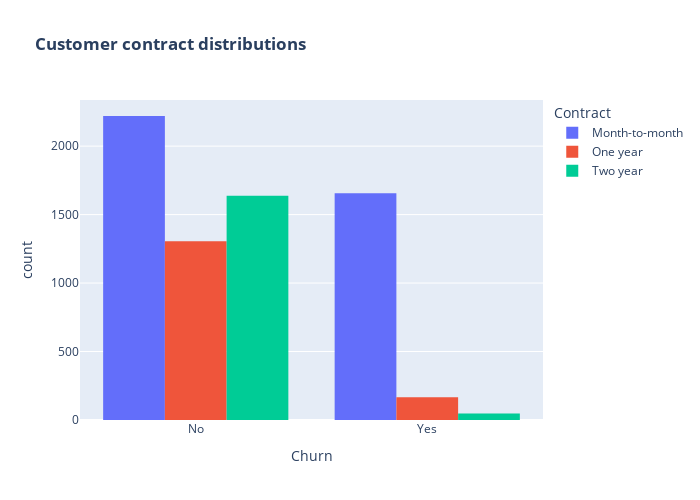

Source (notebook cell):
### Code cell
# customer countract distribution

fig=px.histogram(df,x='Churn',color='Contract',barmode='group',title='<b>Customer contract distributions<b>')
fig.update_layout(width=700,height=500,bargap=0.2)
fig.show()

### Figure 1 — Plotly figure (JSON) as saved in the notebook; plotly's stock layout.template omitted (floating-point values rounded to 4 significant figures; data arrays with more than 128 entries replaced by an {"elided": "..."} marker saying what was removed)
{"data": [{"alignmentgroup": "True", "bingroup": "x", "hovertemplate": "Contract=Month-to-month<br>Churn=%{x}<br>count=%{y}<extra></extra>", "legendgroup": "Month-to-month", "marker": {"color": "#636efa", "pattern": {"shape": ""}}, "name": "Month-to-month", "offsetgroup": "Month-to-month", "orientation": "v", "showlegend": true, "type": "histogram", "x": {"elided": "3875 str values"}, "xaxis": "x", "yaxis": "y"}, {"alignmentgroup": "True", "bingroup": "x", "hovertemplate": "Contract=One year<br>Churn=%{x}<br>count=%{y}<extra></extra>", "legendgroup": "One year", "marker": {"color": "#EF553B", "pattern": {"shape": ""}}, "name": "One year", "offsetgroup": "One year", "orientation": "v", "showlegend": true, "type": "histogram", "x": {"elided": "1472 str values"}, "xaxis": "x", "yaxis": "y"}, {"alignmentgroup": "True", "bingroup": "x", "hovertemplate": "Contract=Two year<br>Churn=%{x}<br>count=%{y}<extra></extra>", "legendgroup": "Two year", "marker": {"color": "#00cc96", "pattern": {"shape": ""}}, "name": "Two year", "offsetgroup": "Two year", "orientation": "v", "showlegend": true, "type": "histogram", "x": {"elided": "1685 str values"}, "xaxis": "x", "yaxis": "y"}], "layout": {"bargap": 0.2, "barmode": "group", "height": 500, "legend": {"title": {"text": "Contract"}, "tracegroupgap": 0}, "title": {"text": "<b>Customer contract distributions<b>"}, "width": 700, "xaxis": {"anchor": "y", "autorange": true, "domain": [0, 1], "range": [-0.5, 1.5], "title": {"text": "Churn"}, "type": "category"}, "yaxis": {"anchor": "x", "autorange": true, "domain": [0, 1], "range": [0, 2337.0], "title": {"text": "count"}}}}
